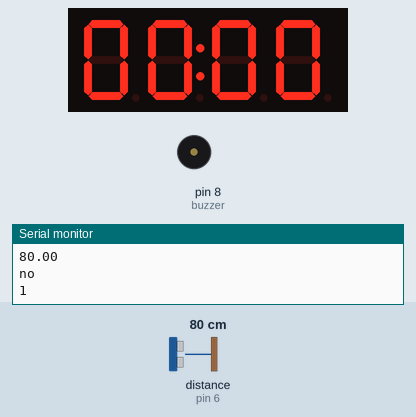
Simulated run of this sketch. Board: Arduino Uno, built with avr-gcc and run on an emulated ATmega328P. On the bench: 4-digit seven-segment display, buzzer (waves = sounding, pin HIGH), the last lines printed to the serial monitor. The inputs (shaded band) are chosen by the test bench; at power-on: distance to the obstacle (sensor on pin 6) 80 cm. The echo pulse lasts 58.3 µs per cm.

Above: at 1.8 s.
1.9 s: distance to the obstacle (sensor on pin 6) set to 2 cm
At 3.1 s:
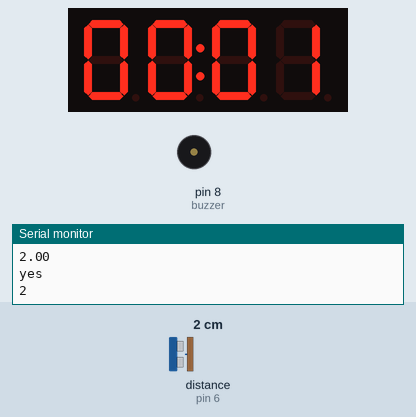
4.8 s: distance to the obstacle (sensor on pin 6) set to 18 cm
At 6.4 s:
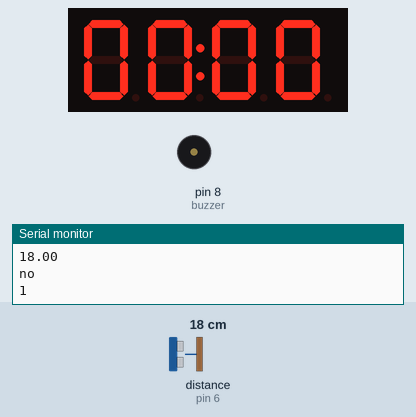
7.0 s: distance to the obstacle (sensor on pin 6) set to 4 cm
At 9.2 s:
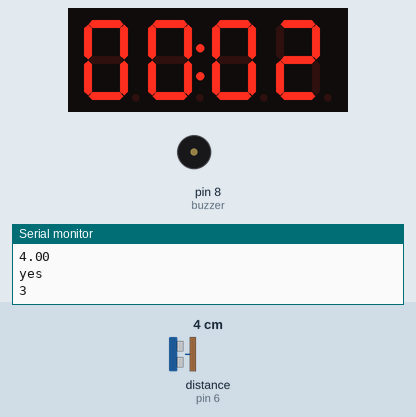
Timing chart, 0 to 10.7 s (numbered marks = the images above; inputs shaded):
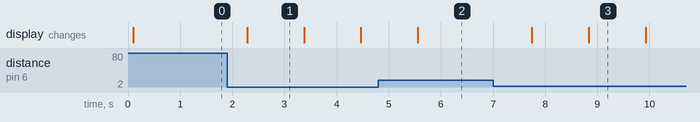

The sketch:

water_intake_habit_creator.ino
```cpp
#include <HCSR04.h>
#include <TM1637Display.h>


// Module connection pins (Digital Pins)
#define CLK 2
#define DIO 3

// The amount of time (in milliseconds) between tests
#define TEST_DELAY 1000
HCSR04 hc(5, 6);  //initialisation class HCSR04 (trig pin , echo pin)


TM1637Display display(CLK, DIO);

int count = 0;
uint8_t data[] = { 0, 0, 0, 0 };
int buzzer = 8;

void setup() {
  Serial.begin(9600);
  pinMode(buzzer, OUTPUT);
}


void loop() {
  float distance = hc.dist();
  Serial.println(distance);  //return current distance (cm) in serial
  delay(60);                 // we suggest to use over 60ms measurement cycle, in order to prevent trigger signal to the echo signal.
  if (distance != 0 && distance < 10.0) {
    Serial.println("yes");
  } else {
    count = 0;
    Serial.println("no");
  }


  display.setBrightness(0x0a);
  data[3] = display.encodeDigit(count / 1 % 10);
  data[2] = display.encodeDigit(count / 10 % 10);
  data[1] = display.encodeDigit(count / 100 % 10);
  data[0] = display.encodeDigit(count / 1000 % 10);
  //display.setSegments(data);
  int minutes = count / 60;
  int seconds = count % 60;
  display.showNumberDecEx(seconds, 0, true, 2, 2);
  display.showNumberDecEx(minutes, 0b01000000, true, 2, 0);

  if (minutes >= 15 && minutes < 20) {
    tone(buzzer, 10, 400);
  } else if (minutes >= 20 && minutes < 25) {
    tone(buzzer, 100, 400);
  } else if (minutes >= 25 && minutes < 30) {
    tone(buzzer, 300, 400);
  } else if (minutes >= 30) {
    tone(buzzer, 500, 500);
  }

  if (count > 9998) {
    display.setSegments(data);
    Serial.println(count);
  } else {
    count++;
    Serial.println(count);
  }

  delay(TEST_DELAY);
}
```

Measured:
- after the input at 1.9 s, the display: changes after 0.38 s (image 1)
- after the input at 7.0 s, the display: first changes after 0.74 s (image 3 shows a later state)
- what the display in image 1 shows lasts 1.1 s, from 2.3 s to 3.4 s
